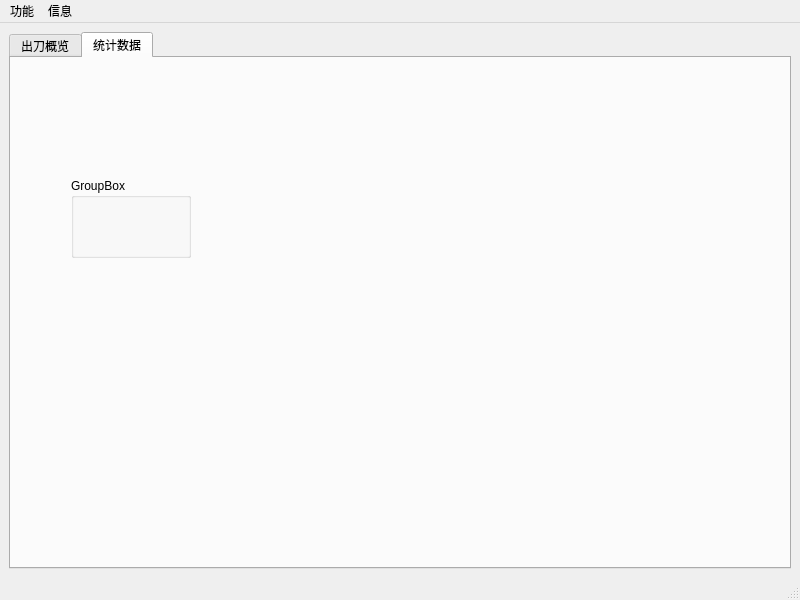
<?xml version="1.0" encoding="UTF-8"?>
<ui version="4.0">
 <class>MainWindow</class>
 <widget class="QMainWindow" name="MainWindow">
  <property name="geometry">
   <rect>
    <x>0</x>
    <y>0</y>
    <width>800</width>
    <height>600</height>
   </rect>
  </property>
  <property name="windowTitle">
   <string>MainWindow</string>
  </property>
  <widget class="QWidget" name="centralwidget">
   <layout class="QHBoxLayout" name="horizontalLayout">
    <item>
     <widget class="QTabWidget" name="tab">
      <property name="currentIndex">
       <number>1</number>
      </property>
      <widget class="QWidget" name="tab_overview">
       <attribute name="title">
        <string>出刀概览</string>
       </attribute>
       <layout class="QHBoxLayout" name="horizontalLayout_2">
        <item>
         <layout class="QVBoxLayout" name="verticalLayout">
          <item>
           <widget class="QGroupBox" name="groupBox">
            <property name="title">
             <string>GroupBox</string>
            </property>
           </widget>
          </item>
          <item>
           <widget class="QGroupBox" name="groupBox_2">
            <property name="title">
             <string>GroupBox</string>
            </property>
           </widget>
          </item>
         </layout>
        </item>
       </layout>
      </widget>
      <widget class="QWidget" name="tab_2">
       <attribute name="title">
        <string>统计数据</string>
       </attribute>
       <widget class="QGroupBox" name="groupBox_3">
        <property name="geometry">
         <rect>
          <x>60</x>
          <y>120</y>
          <width>120</width>
          <height>80</height>
         </rect>
        </property>
        <property name="title">
         <string>GroupBox</string>
        </property>
       </widget>
      </widget>
     </widget>
    </item>
   </layout>
  </widget>
  <widget class="QMenuBar" name="menubar">
   <property name="geometry">
    <rect>
     <x>0</x>
     <y>0</y>
     <width>800</width>
     <height>22</height>
    </rect>
   </property>
   <widget class="QMenu" name="menu_functions">
    <property name="title">
     <string>功能</string>
    </property>
    <addaction name="menu_change_session_api"/>
    <addaction name="separator"/>
    <addaction name="menu_flush"/>
    <addaction name="menu_export"/>
    <addaction name="menu_clear_icons"/>
    <addaction name="separator"/>
    <addaction name="menu_history"/>
   </widget>
   <widget class="QMenu" name="menu_infos">
    <property name="title">
     <string>信息</string>
    </property>
    <addaction name="menu_news"/>
    <addaction name="menu_log"/>
    <addaction name="menu_version"/>
   </widget>
   <addaction name="menu_functions"/>
   <addaction name="menu_infos"/>
  </widget>
  <widget class="QStatusBar" name="statusbar"/>
  <action name="menu_change_session_api">
   <property name="text">
    <string>更改公会识别码</string>
   </property>
  </action>
  <action name="menu_flush">
   <property name="text">
    <string>刷新数据库</string>
   </property>
  </action>
  <action name="menu_export">
   <property name="text">
    <string>导出数据到表格</string>
   </property>
  </action>
  <action name="menu_clear_icons">
   <property name="text">
    <string>清空头像缓存</string>
   </property>
  </action>
  <action name="menu_history">
   <property name="text">
    <string>历史记录</string>
   </property>
  </action>
  <action name="menu_news">
   <property name="text">
    <string>更新记录</string>
   </property>
  </action>
  <action name="menu_log">
   <property name="text">
    <string>运行日志</string>
   </property>
  </action>
  <action name="menu_version">
   <property name="text">
    <string>关于</string>
   </property>
  </action>
 </widget>
 <resources/>
 <connections/>
</ui>
